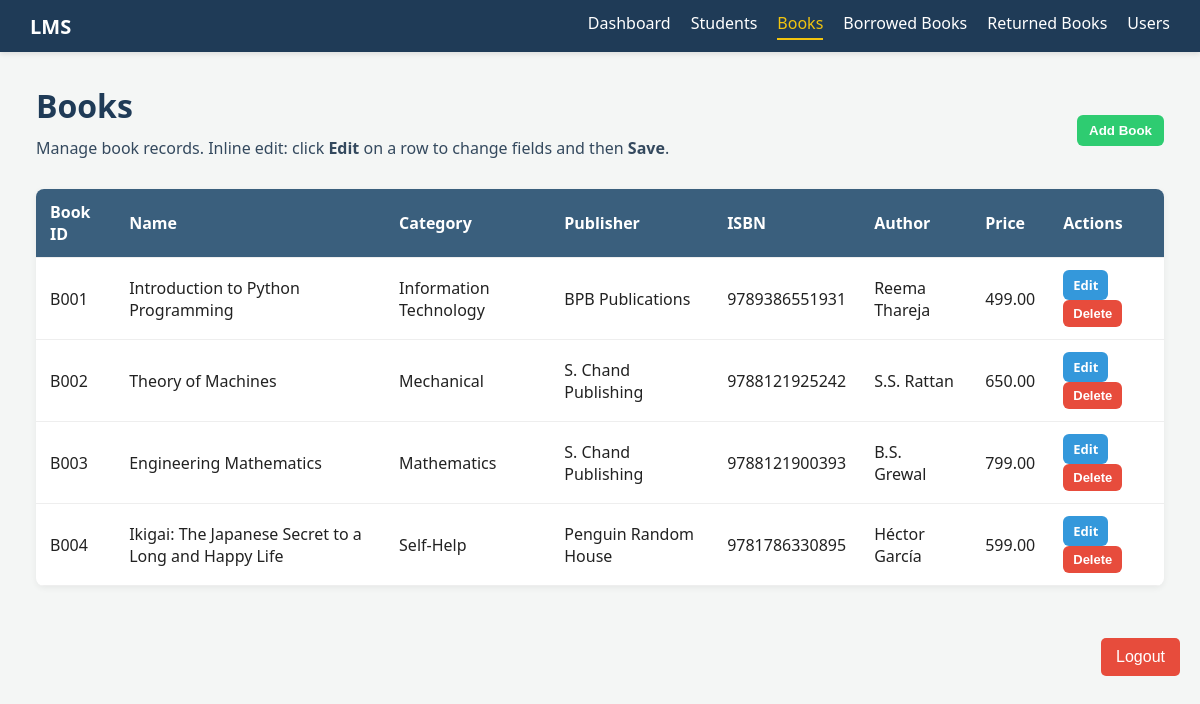
The app's page /books.php (signed in) with its own data.
### tables this page shows
CREATE TABLE IF NOT EXISTS Book (
    Book_Id VARCHAR(50) PRIMARY KEY,
    Name VARCHAR(200) NOT NULL,
    Category VARCHAR(50) NOT NULL,
    Publisher VARCHAR(100),
    ISBN VARCHAR(13),
    Author VARCHAR(100) NOT NULL,
    Price DECIMAL(10,2)
);

### books.php (the view, shortened to what this page needs)
<?php
require_once 'database.php';
$books = [];
$res = $conn->query("SELECT * FROM Book ORDER BY Book_Id ASC");
if ($res) {
    while ($r = $res->fetch_assoc()) {
        $books[] = $r;
    }
}
require_once 'templates/header.php';
?>
<div class="main">
    <div class="top-actions">
        <div>
            <h1>Books</h1>
            <p class="welcome">Manage book records. Inline edit: click <strong>Edit</strong> on a row to change fields and then <strong>Save</strong>.</p>
        </div>
        <div class="left-actions">
            <button class="btn add" id="addBtn">Add Book</button>
        </div>
    </div>
    <table id="booksTable">
        <thead>
            <tr>
                <th>Book ID</th><th>Name</th><th>Category</th><th>Publisher</th>
                <th>ISBN</th><th>Author</th><th>Price</th><th>Actions</th>
            </tr>
        </thead>
        <tbody>
            <?php foreach ($books as $b): ?>
                <tr data-id="<?= htmlspecialchars($b['Book_Id']) ?>">
                    <td class="c-id"><?= htmlspecialchars($b['Book_Id']) ?></td>
                    <td class="c-name"><?= htmlspecialchars($b['Name']) ?></td>
                    <td class="c-cat"><?= htmlspecialchars($b['Category']) ?></td>
                    <td class="c-pub"><?= htmlspecialchars($b['Publisher']) ?></td>
                    <td class="c-isbn"><?= htmlspecialchars($b['ISBN']) ?></td>
                    <td class="c-author"><?= htmlspecialchars($b['Author']) ?></td>
                    <td class="c-price"><?= htmlspecialchars($b['Price']) ?></td>
                    <td class="actions">
                        <a href="#" class="edit btn small" onclick="startEdit(this);return false;">Edit</a>
                        <form method="POST" style="display:inline;" onsubmit="return confirm('Delete this book?');">
                            <button type="submit" class="btn delete small">Delete</button>
                        </form>
                    </td>
                </tr>
            <?php endforeach; ?>
        </tbody>
    </table>
</div>
<?php
require_once 'templates/footer.php';
?>

### assets/style.css (style rules this page uses)
:root { --navy: #1f3b57; --muted: #34495e; --table-head: #3a5f7d; --accent: #f1c40f; }
body { margin: 0; font-family: Segoe UI, Roboto, Arial, sans-serif; background: #f4f6f5; color: #222; }
.main { padding: 32px 36px; }
h1 { margin: 0 0 10px 0; color: var(--navy); }
p.welcome { color: var(--muted); margin-top: 4px; margin-bottom: 18px; }
.top-actions { display: flex; justify-content: space-between; align-items: center; margin-bottom: 12px; }
.left-actions { display: flex; gap: 10px; }
button.btn, .btn { padding: 8px 12px; border-radius: 6px; border: 0; cursor: pointer; font-weight: 600; transition: background-color 0.3s; }
.btn.add { background: #2ecc71; color: #fff; }
.btn.delete { background: #e74c3c; color: #fff; }
.btn.small { padding: 6px 10px; font-size: 13px; }
table { width: 100%; border-collapse: collapse; background: #fff; box-shadow: 0 2px 6px rgba(0, 0, 0, 0.06); border-radius: 8px; overflow: hidden; }
th, td { padding: 12px 14px; border-bottom: 1px solid #eee; text-align: left; }
th { background: var(--table-head); color: #fff; font-weight: 600; }
.actions a { display: inline-block; margin-right: 8px; padding: 6px 10px; border-radius: 6px; color: #fff; text-decoration: none; font-size: 13px; }
.actions .edit { background: #3498db; }
.actions .delete { background: #e74c3c; }

### records on screen
book: Book_Id "B001", Name "Introduction to Python Programming", Category "Information Technology", Publisher "BPB Publications", ISBN "9789386551931", Author "Reema Thareja", Price "499.00"
book: Book_Id "B002", Name "Theory of Machines", Category "Mechanical", Publisher "S. Chand Publishing", ISBN "9788121925242", Author "S.S. Rattan", Price "650.00"
book: Book_Id "B003", Name "Engineering Mathematics", Category "Mathematics", Publisher "S. Chand Publishing", ISBN "9788121900393", Author "B.S. Grewal", Price "799.00"
book: Book_Id "B004", Name "Ikigai: The Japanese Secret to a Long and Happy Life", Category "Self-Help", Publisher "Penguin Random House", ISBN "9781786330895", Author "Héctor García", Price "599.00"
